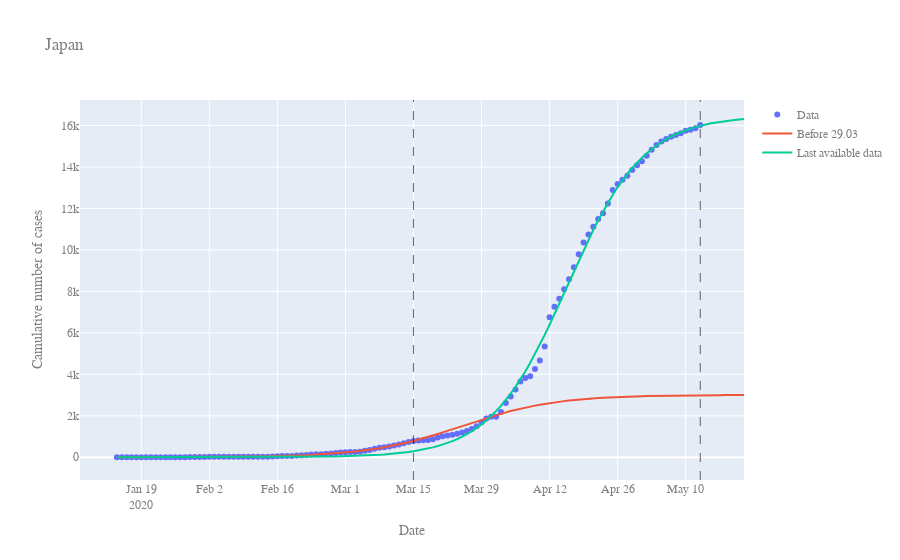
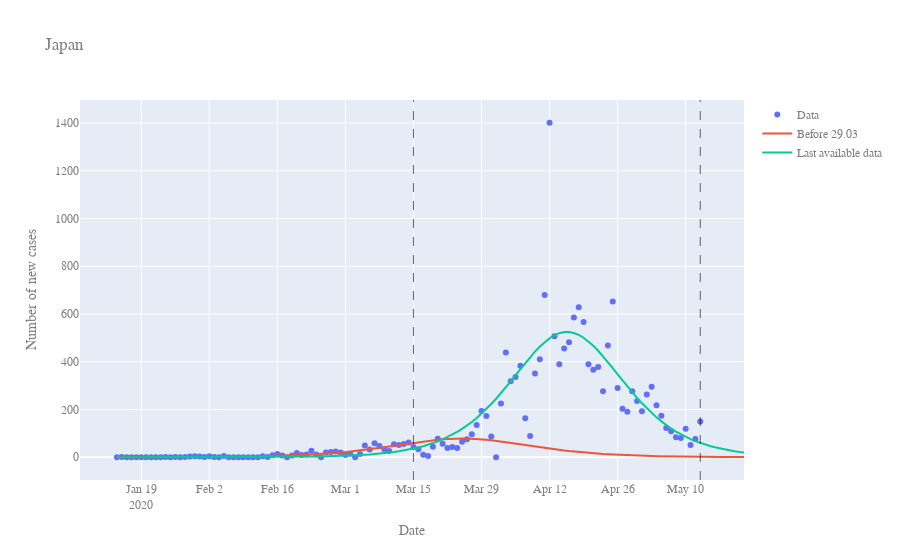
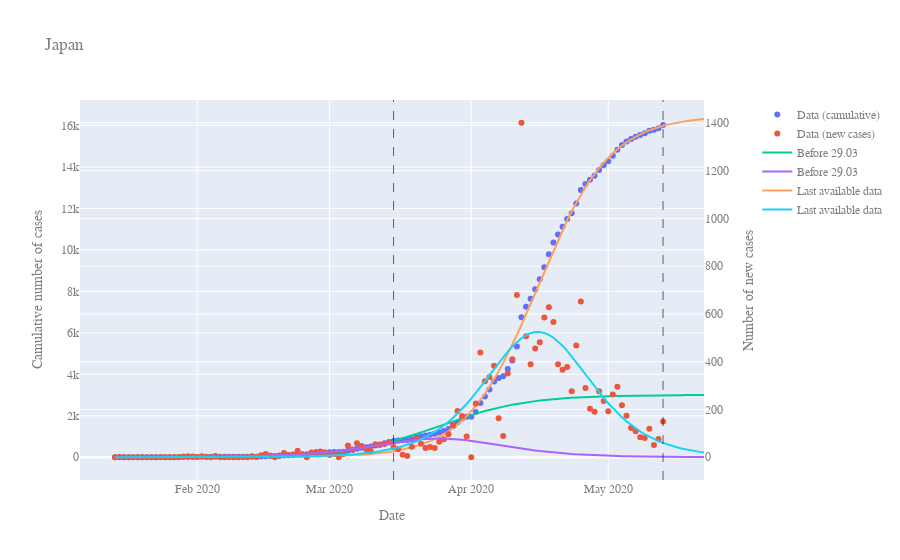

Notebook code for these charts, in order:
### Code cell
params = get_fit_of_cutoffs(df, cutoffs)
figs = plotter(df, params, events)
display(unfold(params))
for f in figs:
    #add_filling(f, x0=date("2020-02-18"), x1=date("2020-02-23"))
    #add_caption(f, date("2020-02-18"), text="Patient 31", pos_x=-50)
    #add_caption(f, date("2020-02-23"), "Patient 31 isolated", pos_x= 50)
    #add_caption(f, date("2020-02-20-12", format="%Y-%m-%d-%H"), "Shincheonji Church incident", pos_x=- 10, pos_y = -50, wline=False)
    #add_filling(f, date("2020-02-20"), date("2020-03-08"), fill_color="Green")
    #add_caption(f, date("2020-02-29"), "Additional measures imposed<br>Tracking of church members", bg_color="LightGreen",pos_x=160, pos_y=-60, wline=False)
    f.show()
